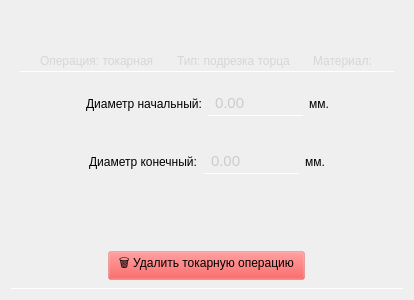
<?xml version="1.0" encoding="UTF-8"?>
<ui version="4.0">
 <class>WidgetPodrezka</class>
 <widget class="QWidget" name="WidgetPodrezka">
  <property name="geometry">
   <rect>
    <x>0</x>
    <y>0</y>
    <width>414</width>
    <height>300</height>
   </rect>
  </property>
  <property name="windowTitle">
   <string>Form</string>
  </property>
  <layout class="QVBoxLayout" name="verticalLayout_2">
   <item>
    <widget class="QWidget" name="widget" native="true">
     <property name="styleSheet">
      <string notr="true">background: none;
border-bottom: 1px solid white;</string>
     </property>
     <layout class="QVBoxLayout" name="verticalLayout">
      <item alignment="Qt::AlignmentFlag::AlignHCenter">
       <widget class="QWidget" name="horizontalWidget" native="true">
        <property name="styleSheet">
         <string notr="true">border-bottom: 1px solid white;
background: none;</string>
        </property>
        <layout class="QHBoxLayout" name="horizontalLayout_3">
         <property name="spacing">
          <number>10</number>
         </property>
         <property name="bottomMargin">
          <number>1</number>
         </property>
         <item>
          <spacer name="horizontalSpacer_5">
           <property name="orientation">
            <enum>Qt::Orientation::Horizontal</enum>
           </property>
           <property name="sizeHint" stdset="0">
            <size>
             <width>40</width>
             <height>20</height>
            </size>
           </property>
          </spacer>
         </item>
         <item alignment="Qt::AlignmentFlag::AlignBottom">
          <widget class="QLabel" name="label_5">
           <property name="font">
            <font>
             <underline>false</underline>
            </font>
           </property>
           <property name="styleSheet">
            <string notr="true">padding: 5 2 2 5;
color: rgb(214, 214, 214);

</string>
           </property>
           <property name="text">
            <string>Операция: токарная</string>
           </property>
          </widget>
         </item>
         <item alignment="Qt::AlignmentFlag::AlignBottom">
          <widget class="QLabel" name="label_3">
           <property name="styleSheet">
            <string notr="true">padding: 5 2 2 5;
color: rgb(214, 214, 214);

</string>
           </property>
           <property name="text">
            <string>Тип: подрезка торца</string>
           </property>
          </widget>
         </item>
         <item alignment="Qt::AlignmentFlag::AlignBottom">
          <widget class="QLabel" name="label_type_material">
           <property name="styleSheet">
            <string notr="true">padding: 5 2 2 5;
color: rgb(214, 214, 214);

</string>
           </property>
           <property name="text">
            <string>Материал: </string>
           </property>
          </widget>
         </item>
         <item>
          <spacer name="horizontalSpacer_6">
           <property name="orientation">
            <enum>Qt::Orientation::Horizontal</enum>
           </property>
           <property name="sizeHint" stdset="0">
            <size>
             <width>40</width>
             <height>20</height>
            </size>
           </property>
          </spacer>
         </item>
        </layout>
       </widget>
      </item>
      <item>
       <layout class="QHBoxLayout" name="horizontalLayout">
        <item>
         <spacer name="horizontalSpacer">
          <property name="orientation">
           <enum>Qt::Orientation::Horizontal</enum>
          </property>
          <property name="sizeHint" stdset="0">
           <size>
            <width>40</width>
            <height>20</height>
           </size>
          </property>
         </spacer>
        </item>
        <item>
         <widget class="QLabel" name="label">
          <property name="styleSheet">
           <string notr="true">background: none;
border: none;</string>
          </property>
          <property name="text">
           <string>Диаметр начальный:</string>
          </property>
         </widget>
        </item>
        <item>
         <widget class="QDoubleSpinBox" name="doubleSpinBox_diameter_zag">
          <property name="styleSheet">
           <string notr="true">QDoubleSpinBox {
	padding: 2 5 2 5;	
	border: none;
	border-bottom: 1px solid white;
	border-radius: none;
	background: rgba(255, 255, 255, 0);
	transition: color 0.3s ease;
	transition: border-bottom 0.4s ease;
	color: rgb(204, 204, 204);
	font-size: 11pt
}

QDoubleSpinBox:disabled {
	color: rgb(120, 106, 107);
	background: rgba(255, 255, 255, 20);
}

QDoubleSpinBox:hover {
	color: rgb(255, 255, 255)
}

QDoubleSpinBox:pressed {
	border-bottom: 1px solid white;
}
</string>
          </property>
          <property name="maximum">
           <double>10000.000000000000000</double>
          </property>
         </widget>
        </item>
        <item>
         <widget class="QLabel" name="label_4">
          <property name="styleSheet">
           <string notr="true">background: none;
border: none;</string>
          </property>
          <property name="text">
           <string>мм.</string>
          </property>
         </widget>
        </item>
        <item>
         <spacer name="horizontalSpacer_2">
          <property name="orientation">
           <enum>Qt::Orientation::Horizontal</enum>
          </property>
          <property name="sizeHint" stdset="0">
           <size>
            <width>40</width>
            <height>20</height>
           </size>
          </property>
         </spacer>
        </item>
       </layout>
      </item>
      <item>
       <layout class="QHBoxLayout" name="horizontalLayout_4">
        <item>
         <spacer name="horizontalSpacer_7">
          <property name="orientation">
           <enum>Qt::Orientation::Horizontal</enum>
          </property>
          <property name="sizeHint" stdset="0">
           <size>
            <width>40</width>
            <height>20</height>
           </size>
          </property>
         </spacer>
        </item>
        <item>
         <widget class="QLabel" name="label_2">
          <property name="styleSheet">
           <string notr="true">background: none;
border: none;</string>
          </property>
          <property name="text">
           <string>Диаметр конечный:</string>
          </property>
         </widget>
        </item>
        <item>
         <widget class="QDoubleSpinBox" name="doubleSpinBox_diameter_det">
          <property name="styleSheet">
           <string notr="true">QDoubleSpinBox {
	padding: 2 5 2 5;	
	border: none;
	border-bottom: 1px solid white;
	border-radius: none;
	background: rgba(255, 255, 255, 0);
	transition: color 0.3s ease;
	transition: border-bottom 0.4s ease;
	color: rgb(204, 204, 204);
	font-size: 11pt
}

QDoubleSpinBox:disabled {
	color: rgb(120, 106, 107);
	background: rgba(255, 255, 255, 20);
}

QDoubleSpinBox:hover {
	color: rgb(255, 255, 255)
}

QDoubleSpinBox:pressed {
	border-bottom: 1px solid white;
}
</string>
          </property>
          <property name="maximum">
           <double>10000.000000000000000</double>
          </property>
         </widget>
        </item>
        <item>
         <widget class="QLabel" name="label_6">
          <property name="styleSheet">
           <string notr="true">background: none;
border: none;</string>
          </property>
          <property name="text">
           <string>мм.</string>
          </property>
         </widget>
        </item>
        <item>
         <spacer name="horizontalSpacer_8">
          <property name="orientation">
           <enum>Qt::Orientation::Horizontal</enum>
          </property>
          <property name="sizeHint" stdset="0">
           <size>
            <width>40</width>
            <height>20</height>
           </size>
          </property>
         </spacer>
        </item>
       </layout>
      </item>
      <item alignment="Qt::AlignmentFlag::AlignHCenter">
       <widget class="QLabel" name="label_info">
        <property name="text">
         <string/>
        </property>
       </widget>
      </item>
      <item alignment="Qt::AlignmentFlag::AlignHCenter">
       <widget class="QPushButton" name="pushButton_delete_operation">
        <property name="styleSheet">
         <string notr="true">QPushButton {
	height: 20px;
	background-color: rgba(255, 39, 39, 50);
	padding: 2 10 5 10;
}
QPushButton:hover {
	background-color: rgba(37, 131, 255, 90)
}
QPushButton:pressed {
	background-color: rgb(0, 53, 93)
}</string>
        </property>
        <property name="text">
         <string>🗑️ Удалить токарную операцию</string>
        </property>
       </widget>
      </item>
     </layout>
    </widget>
   </item>
  </layout>
 </widget>
 <resources/>
 <connections/>
</ui>
